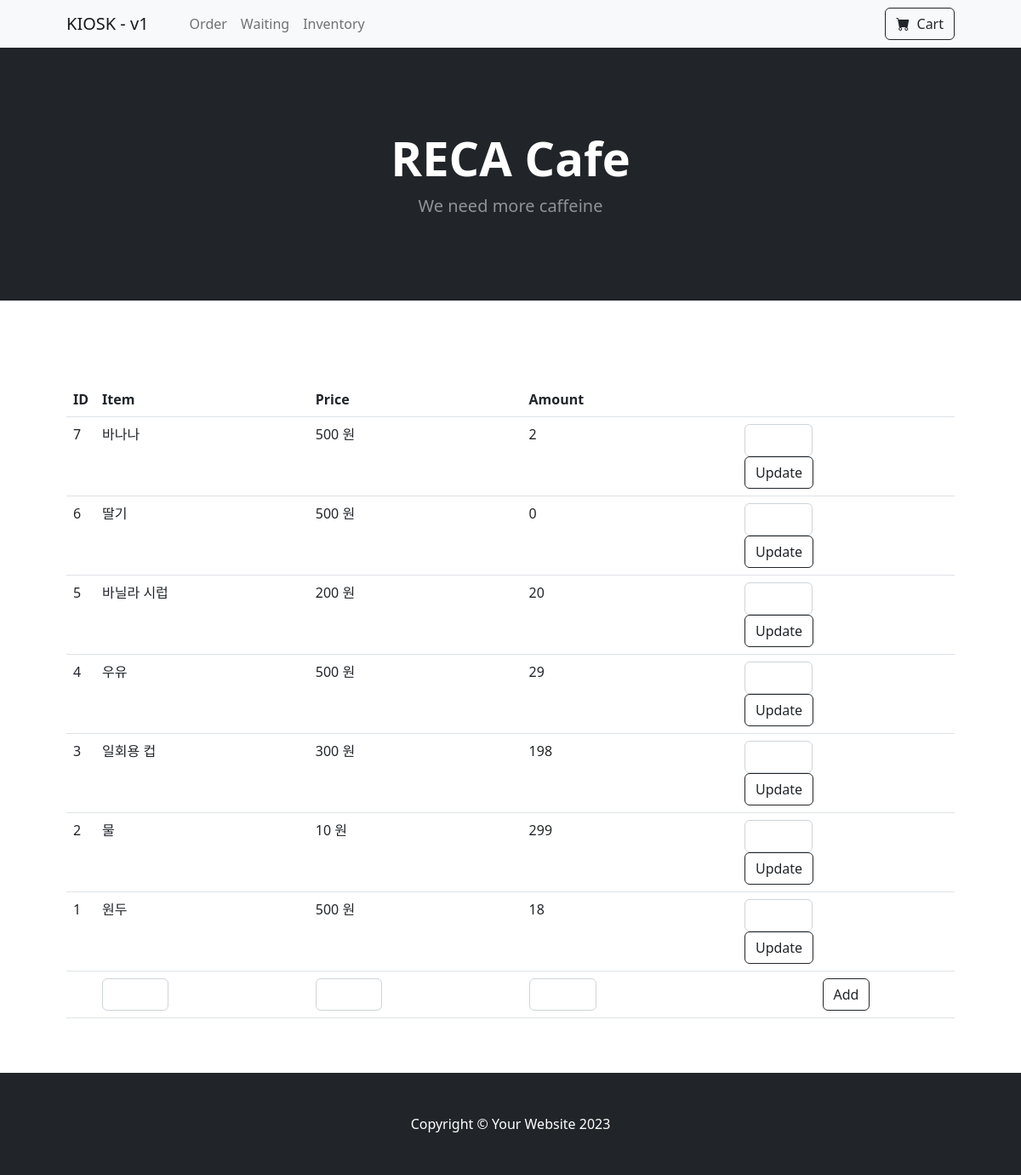
Screenshot of /inventory/ with the database file from the repository.
### pybo/models.py (models this page shows)
class Inventory(db.Model):
    id = db.Column(db.Integer, primary_key=True)
    name = db.Column(db.String(10), nullable=False)
    price = db.Column(db.Integer, nullable=False)
    amount = db.Column(db.Integer, nullable=False)

### pybo/views/inventory.py (the view)
@bp.route('/')
def index():
    data = Inventory.query.order_by(desc(Inventory.id))
    return render_template('inventory.html', inventory_list=data)

### pybo/templates/inventory.html (shortened to what this page needs)
{% extends 'base.html' %}
{% block content %}
    <section class="py-5">
        <div class="container px-4 px-lg-5 mt-5">
            <table class="table caption-top">
                <thead>
                    <tr>
                        <th scope="col">ID</th>
                        <th scope="col">Item</th>
                        <th scope="col">Price</th>
                        <th scope="col">Amount</th>
                        <th scope="col"></th>
                    </tr>
                </thead>
                <tbody>
                    {% for inventory in inventory_list %}
                    <tr>
                        <td>{{ inventory.id }}</td>
                        <td>{{ inventory.name }}</td>
                        <td>{{ inventory.price }} 원</td>
                        <td>{{ inventory.amount }}</td>
                        <td>
                            <form id="update_form" action="/inventory/update" method="post">
                                <div class="col-lg-4">
                                    <input type="text" class="form-control" id="amount_u" name="amount" value="">
                                    <a class="btn btn-outline-dark mt-auto" href="#" onclick="document.getElementById('update_form').submit()">Update</a>
                                </div>
                            </form>
                        </td>
                    </tr>
                    {% endfor %}
                    <tr>
                        <form id="add_form" action="/inventory/add" method="post">
                        <td></td>
                        <td><div class="col-lg-4"><input type="text" class="form-control" id="name" name="name" value=""></div></td>
                        <td><div class="col-lg-4"><input type="text" class="form-control" id="price" name="price" value=""></div></td>
                        <td><div class="col-lg-4"><input type="text" class="form-control" id="amount_a" name="amount" value=""></div></td>
                        <td>
                            <div class="text-center"><a class="btn btn-outline-dark mt-auto" href="#" onclick="document.getElementById('add_form').submit()">Add</a></div>
                        </td>
                        </form>
                    </tr>
                </tbody>
            </table>
        </div>
    </section>
{% endblock %}

### rows the page displays
Inventory: id "7", name "바나나", price "500", amount "2"
Inventory: id "6", name "딸기", price "500", amount "0"
Inventory: id "5", name "바닐라 시럽", price "200", amount "20"
Inventory: id "4", name "우유", price "500", amount "29"
Inventory: id "3", name "일회용 컵", price "300", amount "198"
Inventory: id "2", name "물", price "10", amount "299"
Inventory: id "1", name "원두", price "500", amount "18"
